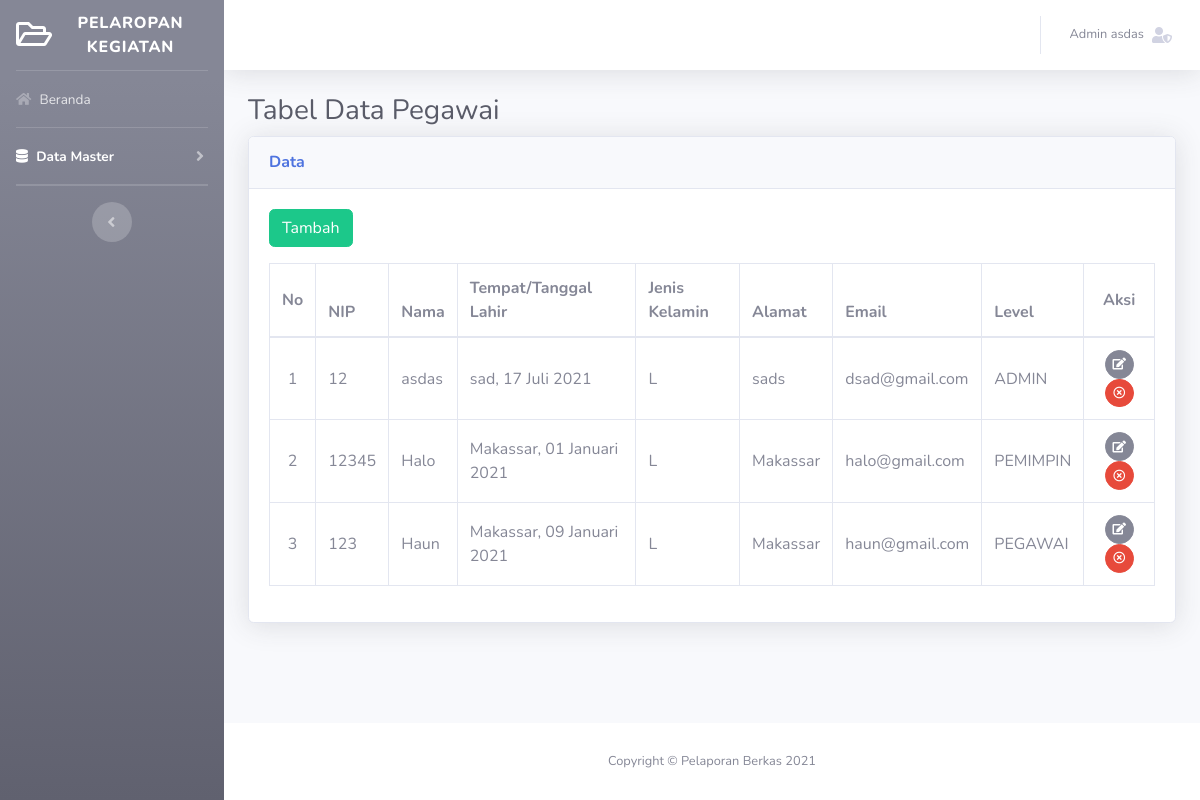
Screenshot of /admin/dataPegawai.php (signed in) with the database file from the repository.
### tables this page shows
CREATE TABLE `tbl_pegawai` (
  `nip` int(11) NOT NULL,
  `nama` varchar(40) NOT NULL,
  `tempat_lahir` varchar(30) NOT NULL,
  `tanggal_lahir` date NOT NULL,
  `jenis_kelamin` varchar(15) NOT NULL,
  `alamat` text NOT NULL,
  `email` varchar(25) NOT NULL,
  `level` varchar(20) NOT NULL,
  `password` varchar(200) NOT NULL,
  PRIMARY KEY (`nip`)
);

### function.php (called while the page is built, shortened)
<?php
    $conn = mysqli_connect("localhost","root","root","db_laporanberkas");
    function query($query){
        global $conn;
        $result = mysqli_query($conn,$query);
        $rows = [];
        while($row = mysqli_fetch_assoc($result)){
            $rows[] = $row;
        }
        return $rows;
    }
    function tgl_indo($tanggal){
        $bulan = array (
            1 =>   'Januari',
            'Februari',
            'Maret',
            'April',
            'Mei',
            'Juni',
            'Juli',
            'Agustus',
            'September',
            'Oktober',
            'November',
            'Desember'
        );
        $pecahkan = explode('-', $tanggal);
        return $pecahkan[2] . ' ' . $bulan[ (int)$pecahkan[1] ] . ' ' . $pecahkan[0];
    }

### admin/dataPegawai.php (the view, shortened to what this page needs)
<?php
    require '../function.php';
    $dataPegawais = query("SELECT * FROM tbl_pegawai ORDER BY nama ASC");
?>
<!DOCTYPE html>
<html lang="en">
<head>
    <?php
        include 'view/link.php'
    ?>
</head>
<body id="page-top">
    <div id="wrapper">
        <?php
            $page = 2;
            include 'view/sidebar.php';
        ?>
        <div id="content-wrapper" class="d-flex flex-column">
            <div id="content">
                <?php
                    include 'view/topbar.php'
                ?>
                <div class="container-fluid">
                    <h1 class="h3 mb-2 text-gray-800">Tabel Data Pegawai</h1>
                    <div class="card shadow mb-4">
                        <div class="card-header py-3">
                            <h6 class="m-0 font-weight-bold text-primary">Data</h6>
                        </div>
                        <div class="card-body">
                                <button class="btn btn-success mb-3 mr-3" type="button" data-toggle="modal" data-target="#daftar">Tambah</button>
                            <div class="table-responsive">
                                <div id="containerA">
                                    <table class="table table-bordered" width="100%" cellspacing="0">
                                        <thead>
                                            <tr>
                                                <th class="text-center align-middle">No</th>
                                                <th>NIP</th>
                                                <th>Nama</th>
                                                <th>Tempat/Tanggal Lahir</th>
                                                <th>Jenis Kelamin</th>
                                                <th>Alamat</th>
                                                <th>Email</th>
                                                <th>Level</th>
                                                <th class="text-center align-middle">Aksi</th>
                                            </tr>
                                        </thead>
                                        <tbody>
                                            <?php
                                                $no=1;
                                                foreach($dataPegawais AS $dataPegawai):
                                            ?>
                                            <tr>
                                                <td class="text-center align-middle"><?=$no?></td>
                                                <td class="align-middle"><?=$dataPegawai['nip'];?></td>
                                                <td class="align-middle"><?=$dataPegawai['nama'];?></td>
                                                <td class="align-middle"><?=$dataPegawai['tempat_lahir'];?>, <?=tgl_indo($dataPegawai['tanggal_lahir'])?></td>
                                                <td class="align-middle"><?=$dataPegawai['jenis_kelamin']?></td>
                                                <td class="align-middle"><?=$dataPegawai['alamat']?></td>
                                                <td class="align-middle"><?=$dataPegawai['email']?></td>
                                                <td class="align-middle"><?=$dataPegawai['level']?></td>
                                                <td class="text-center align-middle">
                                                    <a href="" type="button" data-toggle="modal" data-target="#modalEditPegawai<?php echo $dataPegawai['nip']; ?>" class="btn btn-secondary btn-circle btn-sm"><i class="fas fa-edit"></i></a>
                                                    <a href="" type="button" data-toggle="modal" data-target="#modalHapusPegawai<?php echo $dataPegawai['nip']; ?>" class="btn btn-danger btn-circle btn-sm"><i class="far fa-times-circle"></i></a>
                                                </td>
                                            </tr>
                                            <?php
                                                $no++;
                                                endforeach;
                                            ?>
                                        </tbody>
                                    </table>
                                </div>
                            </div>
                        </div>
                    </div>
                </div>
            </div>
            <?php
                include 'view/footer.php';
            ?>
        </div>
    </div>
</body>
</html>

### admin/view/link.php (shortened to what this page needs)
<link href="../librari/vendor/fontawesome-free/css/all.min.css" rel="stylesheet" type="text/css">
<link href="../librari/css/sb-admin-2.min.css" rel="stylesheet">
<link href="../librari/vendor/datatables/dataTables.bootstrap4.min.css" rel="stylesheet">
<link rel="stylesheet" href="https://cdn.datatables.net/1.10.25/css/jquery.dataTables.min.css">
<link rel="stylesheet" href="https://cdn.datatables.net/buttons/1.7.1/css/buttons.dataTables.min.css">

### admin/view/sidebar.php (shortened to what this page needs)
    <ul class="navbar-nav bg-gradient-secondary sidebar sidebar-dark accordion" id="accordionSidebar">
    <a class="sidebar-brand d-flex align-items-center justify-content-center" href="index.php">
        <div class="sidebar-brand-icon">
        <i class="far fa-folder-open 2x"></i>
        </div>
        <div class="sidebar-brand-text mx-3">Pelaropan Kegiatan</div>
    </a>
    <hr class="sidebar-divider my-0">
    <li class="nav-item
        <?php
        echo $var = $page == 1 ? 'active' : '';
        ?>
    ">
        <a class="nav-link" href="index.php">
            <i class="fas fa-home"></i>
            <span>Beranda</span></a>
    </li>
    <hr class="sidebar-divider my-0">
    <li class="nav-item
        <?php
        if($page == 2 || $page == 3 || $page == 4){
            echo 'active';
        }
        ?>
    ">
        <a class="nav-link collapsed" href="#" data-toggle="collapse" data-target="#collapseTwo"
            aria-expanded="true" aria-controls="collapseTwo">
            <i class="fas fa-database"></i>
            <span>Data Master</span>
        </a>
    </li>
    <hr class="sidebar-divider my-0">
<hr class="sidebar-divider d-none d-md-block">
<div class="text-center d-none d-md-inline">
    <button class="rounded-circle border-0" id="sidebarToggle"></button>
</div>
</ul>

### admin/view/topbar.php (shortened to what this page needs)
<nav class="navbar navbar-expand navbar-light bg-white topbar mb-4 static-top shadow">
    <?php
        $kondisiNama = $_SESSION['nip'];
        $ambil = mysqli_query($conn, "SELECT nama FROM tbl_pegawai WHERE nip='$kondisiNama'" );
        $hasil = mysqli_fetch_array($ambil);
    ?>
    <ul class="navbar-nav ml-auto">
        <li class="nav-item dropdown no-arrow">
            <a class="nav-link dropdown-toggle" href="#" id="userDropdown" role="button"
                data-toggle="dropdown" aria-haspopup="true" aria-expanded="false">
                <span class="mr-2 d-none d-lg-inline text-gray-600 small">
                    <?php
                        echo 'Admin '.$hasil['nama'];
                    ?>
                </span>
                <i class="fas fa-user-shield"></i>
            </a>
        </li>
    </ul>
</nav>

### admin/view/footer.php
<footer class="sticky-footer bg-white">
    <div class="container my-auto">
        <div class="copyright text-center my-auto">
            <span>Copyright &copy; Pelaporan Berkas 2021</span>
        </div>
    </div>
</footer>

### rows the page displays
tbl_pegawai: nama "asdas", nip "12", tempat_lahir "sad", tanggal_lahir "17 Juli 2021", jenis_kelamin "L", alamat "sads", email "dsad@gmail.com", level "ADMIN"
tbl_pegawai: nip "12345", nama "Halo", tempat_lahir "Makassar", tanggal_lahir "01 Januari 2021", jenis_kelamin "L", alamat "Makassar", email "halo@gmail.com", level "PEMIMPIN"
tbl_pegawai: nip "123", nama "Haun", tempat_lahir "Makassar", tanggal_lahir "09 Januari 2021", jenis_kelamin "L", alamat "Makassar", email "haun@gmail.com", level "PEGAWAI"
